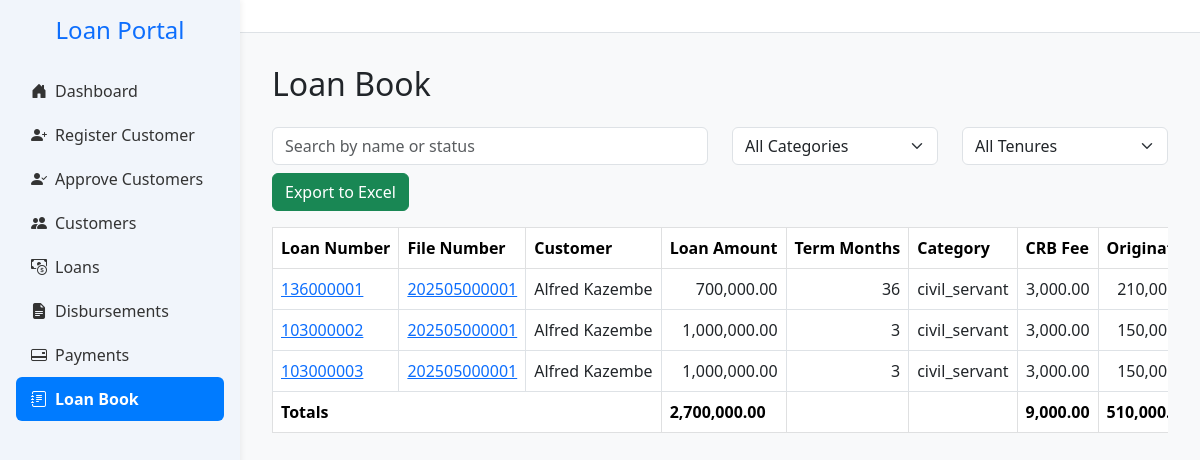
The page /loanbook on the database its author committed.
### app.py (models this page shows, shortened)
class LoanApplication(db.Model):
    __tablename__ = 'loan_applications'
    id = db.Column(db.Integer, primary_key=True)
    customer_id = db.Column(db.Integer, db.ForeignKey('customers.id'), nullable=False)
    loan_amount = db.Column(db.Float,nullable=False, default=0.0)
    status = db.Column(db.String(20), default='pending')
    created_at = db.Column(db.DateTime, default=datetime.utcnow)
    term_months = db.Column(db.Integer)
    monthly_instalment = db.Column(db.Float)
    total_repayment = db.Column(db.Float)
    effective_rate = db.Column(db.Float)
    category = db.Column(db.String(50))
    loan_category = db.Column(db.Integer, nullable=False)
    disbursed = db.Column(db.Boolean, default=False)
    disbursed_bank = db.Column(db.String(100))
    crb_fees = db.Column(db.Float, default=3000)
    origination_fees = db.Column(db.Float)
    insurance_fees = db.Column(db.Float)
    total_fees = db.Column(db.Float)
    collection_fees = db.Column(db.Float)
    schedule_id = db.Column(
    db.Integer,
    db.ForeignKey('repayment_schedules.id', use_alter=True, name='fk_schedule_id'),
    nullable=True
    )
    loan_number = db.Column(db.String(20), nullable=True, unique=True)
    file_number = db.Column(db.String(50))
    date_created = db.Column(db.DateTime, default=datetime.utcnow)
    disbursement_date = db.Column(db.Date, nullable=True)
    cash_to_client = db.Column(db.Float,nullable=False, default=0.0)
    top_up_interest = db.Column(db.Float, default=0.0)
    settlement_interest = db.Column(db.Float, default=0.0)
    closure_type = db.Column(db.String(20))  # 'settlement' or 'topup'
    closure_date = db.Column(db.DateTime)
    top_up_of = db.Column(db.Integer, db.ForeignKey('loan_applications.id'), nullable=True)
    application_status = db.Column(db.String(20), nullable=False, default='pending')
    loan_state = db.Column(db.String(20), nullable=False, default='active')
    performance_status = db.Column(db.String(20), nullable=False, default='performing')
    top_up_balance = db.Column(db.Float, default=0.0)
    settlement_balance = db.Column(db.Float, default=0.0)
    parent_loan_id = db.Column(
        db.Integer,
        db.ForeignKey('loan_applications.id'),
        nullable=True
    )
    topups = db.relationship(
        'LoanApplication',
        foreign_keys=[parent_loan_id],  # 👈 Specify which foreign key to use
        backref=db.backref('parent_loan', remote_side=[id]),
        cascade='all, delete-orphan'
    )
    payments = db.relationship('Payment', back_populates='loan', cascade='all, delete-orphan')
    customer = db.relationship('Customer', back_populates='loans')
    repayment_schedules = db.relationship(
        'RepaymentSchedule',
        back_populates='loan',
        cascade='all, delete-orphan',
        foreign_keys='RepaymentSchedule.loan_id'
        )

class Customer(db.Model):
    __tablename__ = 'customers'
    id = db.Column(db.Integer, primary_key=True)
    national_id = db.Column(db.String(20), unique=True, nullable=False)
    first_name = db.Column(db.String(100), nullable=False)
    last_name = db.Column(db.String(100), nullable=False)
    gender = db.Column(db.String(10))
    dob = db.Column(db.String(20))
    title = db.Column(db.String(20))
    email = db.Column(db.String(100), nullable=False)
    contact = db.Column(db.String(20))
    address = db.Column(db.String(255))
    next_of_kin_name = db.Column(db.String(20),nullable=False)
    next_of_kin_relationship = db.Column(db.String(20),nullable=False)
    next_of_kin_contact = db.Column(db.String(20))
    employer = db.Column(db.String(100), nullable=False)
    job_title = db.Column(db.String(100))
    salary = db.Column(db.Float)
    service_length = db.Column(db.String(50))
    bank_name = db.Column(db.String(100))
    bank_account = db.Column(db.String(20), nullable=False)
    salary_deposited = db.Column(db.String(10))
    district = db.Column(db.String(100))
    region = db.Column(db.String(100))
    amount_requested = db.Column(db.Float)
    status = db.Column(db.String(20), default='pending')
    is_approved_for_creation = db.Column(db.Boolean, default=False)
    maker_id = db.Column(db.Integer, nullable=False)
    checker_id = db.Column(db.Integer)
    is_approved_for_deletion = db.Column(db.Boolean, default=False)
    file_number = db.Column(db.String(20))
    created_at = db.Column(db.DateTime, default=datetime.utcnow)
    loans = db.relationship('LoanApplication', back_populates='customer')

### app.py (the view, shortened to what this page needs)
@app.route('/loanbook')
def loanbook():
    try:
        page = int(request.args.get("page", 1))
        per_page = 25
        ajax = request.args.get("ajax") == "true"
        loans_query = LoanApplication.query \
            .join(Customer, LoanApplication.customer_id == Customer.id) \
            .options(joinedload(LoanApplication.payments).joinedload(Payment.allocation))
        all_loans = loans_query.all()
        processed_loans = []
        for loan in all_loans:
            customer = loan.customer
            config = PRICING.get(loan.term_months or 0, {})
            loan_amount = loan.loan_amount or 0
            capitalized = (
                loan_amount
                + (loan_amount * config.get('origination', 0))
                + (loan_amount * config.get('insurance', 0))
                + config.get('crb', 0)
            )
            total_principal_paid = sum(
                (p.allocation.principal or 0) for p in loan.payments if p.allocation
            )
            remaining_balance = capitalized - (total_principal_paid or 0)
            processed_loans.append({
                'customer': {
                    'first_name': customer.first_name,
                    'last_name': customer.last_name,
                    'file_number': customer.file_number
                },
                'loan': {
                    'loan_number': loan.loan_number,
                    'amount': loan_amount,
                    'term': loan.term_months,
                    'category': loan.category,
                    'monthly_instalment': loan.monthly_instalment,
                    'total_repayment': loan.total_repayment,
                    'balance': round(remaining_balance, 2),
                    'disbursed': loan.disbursed,
                    'collection_fee': loan_amount * config.get('collection', 0)
                },
                'fees': {
                    'crb': config.get('crb', 0),
                    'origination': loan_amount * config.get('origination', 0),
                    'insurance': loan_amount * config.get('insurance', 0),
                    'total': (
                        config.get('crb', 0)
                        + (loan_amount * config.get('origination', 0))
                        + (loan_amount * config.get('insurance', 0))
                    )
                }
            })
        total_loans = len(processed_loans)
        start = (page - 1) * per_page
        end = start + per_page
        paginated_loans = processed_loans[start:end]
        has_next = end < total_loans
        totals = {
            "loan_amount": sum(loan["loan"]["amount"] or 0 for loan in processed_loans),
            "crb_fees": sum(loan["fees"]["crb"] or 0 for loan in processed_loans),
            "origination_fees": sum(loan["fees"]["origination"] or 0 for loan in processed_loans),
            "insurance_fees": sum(loan["fees"]["insurance"] or 0 for loan in processed_loans),
            "total_fees": sum(loan["fees"]["total"] or 0 for loan in processed_loans),
            "collection_fees": sum(
                loan["loan"]["collection_fee"] * (loan["loan"]["term"] or 0)
                for loan in processed_loans
            ),
            "total_balance": sum(loan["loan"]["balance"] or 0 for loan in processed_loans),
            "monthly_instalment": sum(loan["loan"]["monthly_instalment"] or 0 for loan in processed_loans),
            "total_repayment": sum(loan["loan"]["total_repayment"] or 0 for loan in processed_loans)
        }
        return render_template(
            'loanbook.html',
            loans=paginated_loans,
            page=page,
            has_next=has_next,
            loan_categories={loan['loan']['category'] for loan in processed_loans if loan['loan']['category']},
            loan_tenures=sorted({loan['loan']['term'] for loan in processed_loans if loan['loan']['term'] is not None}),
            totals=totals
        )
    except Exception as e:
        flash(f"Error loading loan book: {str(e)}", "danger")
        return redirect(url_for('home'))

### templates/loanbook.html (shortened to what this page needs)
{% extends "base.html" %}
{% block content %}
<h2 class="mb-4">Loan Book</h2>
<div class="row search-bar">
  <div class="col-md-6 mb-2">
    <input type="text" id="searchInput" class="form-control" placeholder="Search by name or status">
  </div>
  <div class="col-md-3 mb-2">
    <select id="categoryFilter" class="form-select">
      <option value="">All Categories</option>
    </select>
  </div>
  <div class="col-md-3 mb-2">
    <select id="tenureFilter" class="form-select">
      <option value="">All Tenures</option>
    </select>
  </div>
</div>
<button class="btn btn-success mb-3" onclick="exportToExcel()">Export to Excel</button>
<div class="table-responsive" style="max-height: 600px; overflow: auto;">
  <table class="table table-bordered table-hover text-nowrap" id="loanTable">
    <thead class="table-light sticky-top">
      <tr>
        <th>Loan Number</th>
        <th>File Number</th>
        <th>Customer</th>
        <th>Loan Amount</th>
        <th>Term Months</th>
        <th>Category</th>
        <th>CRB Fee</th>
        <th>Origination</th>
      </tr>
    </thead>
    <tbody id="loanTableBody">
      {% include "partials/_loan_rows.html" %}
    </tbody>
    <tfoot class="table-light fw-bold">
      <tr>
        <td colspan="3">Totals</td>
        <td>{{ "{:,.2f}".format(totals.loan_amount or 0) }}</td>
        <td></td>
        <td></td>
        <td>{{ "{:,.2f}".format(totals.crb_fees or 0) }}</td>
        <td>{{ "{:,.2f}".format(totals.origination_fees or 0) }}</td>
      </tr>
    </tfoot>
  </table>
</div>
{% endblock %}

### templates/partials/_loan_rows.html (shortened to what this page needs)
{% for loan in loans %}
<tr>
  <td>
    <a href="{{ url_for('loan_statement', loan_number=loan['loan']['loan_number']) }}">
        {{ loan['loan']['loan_number'] }}
    </a>
    </td>
    <td>
    <a href="{{ url_for('customer_account', file_number=loan['customer']['file_number']) }}">
        {{ loan['customer']['file_number'] }}
    </a>
    </td>
  <td>{{ loan.customer.first_name }} {{ loan.customer.last_name }}</td>
  <td>{{ "{:,.2f}".format(loan.loan.amount) }}</td>
  <td>{{ loan.loan.term }}</td>
  <td>{{ loan.loan.category }}</td>
  <td>{{ "{:,.2f}".format(loan.fees.crb) }}</td>
  <td>{{ "{:,.2f}".format(loan.fees.origination) }}</td>
</tr>
{% endfor %}

### templates/base.html (style rules this page uses)
:root { --main-blue: #007bff; --sidebar-bg: #f1f5fb; --sidebar-hover: #dbeafe; }
body { overflow-x: hidden; background-color: #f8f9fa; }

### templates/loanbook.html (style rules this page uses)
.table-responsive { max-height: calc(100vh - 300px); overflow: auto; position: relative; }
.table-responsive thead th { position: sticky; top: 0; background: white; z-index: 2; box-shadow: 0 2px 2px -1px rgba(0,0,0,0.1); }
.table-responsive tfoot td { position: sticky; bottom: 0; background: white; z-index: 2; box-shadow: 0 -2px 2px -1px rgba(0,0,0,0.1); }
table.table tbody td:nth-child(4), table.table tbody td:nth-child(5), table.table tbody td:nth-child(7), table.table tbody td:nth-child(8), table.table tbody td:nth-child(9), table.table tbody td:nth-child(10), table.table tbody td:nth-child(11), table.table tbody td:nth-child(12), table.table tbody td:nth-child(13), table.table tbody td:nth-child(14) { text-align: right; }
table.table tfoot td:nth-child(4), table.table tfoot td:nth-child(5), table.table tfoot td:nth-child(7), table.table tfoot td:nth-child(8), table.table tfoot td:nth-child(9), table.table tfoot td:nth-child(10), table.table tfoot td:nth-child(11), table.table tfoot td:nth-child(12), table.table tfoot td:nth-child(13), table.table tfoot td:nth-child(14) { text-align: right; }

### rows shown on the page
LoanApplication: loan.loan_number "136000001", loan.amount "700,000.00", loan.category "civil_servant"
Customer: customer.file_number "202505000001" "202505000001" "202505000001", customer.first_name "Alfred" "Alfred" "Alfred", customer.last_name "Kazembe" "Kazembe" "Kazembe"
LoanApplication: loan.loan_number "103000002", loan.amount "1,000,000.00", loan.category "civil_servant"
LoanApplication: loan.loan_number "103000003", loan.amount "1,000,000.00", loan.category "civil_servant"

### other values the page prints
{{ loan.loan.term }} "36" "3" "3"
{{ "{:,.2f}".format(loan.fees.crb) }} "3,000.00" "3,000.00" "3,000.00"
{{ "{:,.2f}".format(totals.loan_amount or 0) }} "2,700,000.00"
{{ "{:,.2f}".format(totals.crb_fees or 0) }} "9,000.00"
